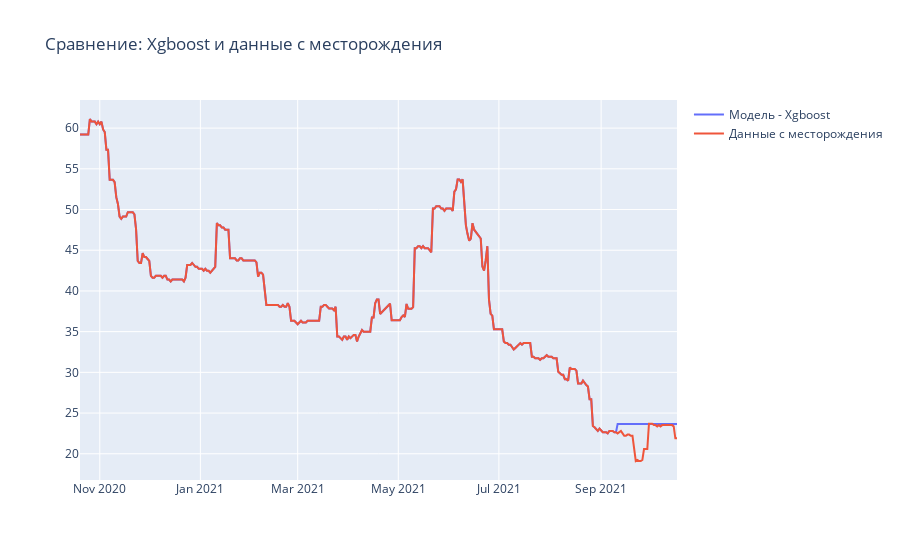

Here is the notebook cell this chart was saved with:
### Code cell
graph_with_prediction(y_train=y_train, y_test=y_test, answer_model=answer, model_name='Xgboost')

### Figure 1 — Plotly figure (JSON) as saved in the notebook; plotly's stock layout.template omitted (floating-point values rounded to 4 significant figures; data arrays with more than 128 entries replaced by an {"elided": "..."} marker saying what was removed)
{"data": [{"mode": "lines", "name": "Модель - Xgboost", "type": "scatter", "x": {"elided": "363 str values"}, "y": {"elided": "363 float values"}}, {"mode": "lines", "name": "Данные с месторождения", "type": "scatter", "x": {"elided": "363 str values"}, "y": {"elided": "363 float values"}}], "layout": {"title": {"text": "Сравнение: Xgboost и данные с месторождения"}}}
